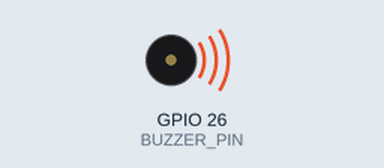
The sketch below on a simulated ESP32. Parts: buzzer (waves = sounding, pin HIGH).

Above: at 1.0 s.
At 3.0 s:
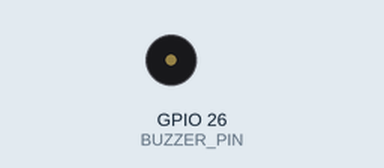
Timing chart, 0 to 5.2 s (numbered marks = the images above):
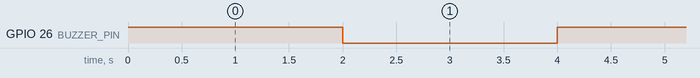

Measured:
- by itself, GPIO 26 (BUZZER_PIN): alternates HIGH for 2.0 s and LOW for 2.0 s

The sketch:

active.ino
```cpp
#define BUZZER_PIN 26   // Safe GPIO on ESP32

void setup() {
  pinMode(BUZZER_PIN, OUTPUT);
}

void loop() {
  digitalWrite(BUZZER_PIN, HIGH); // ON
  delay(2000);

  digitalWrite(BUZZER_PIN, LOW);  // OFF
  delay(2000);
}
```
